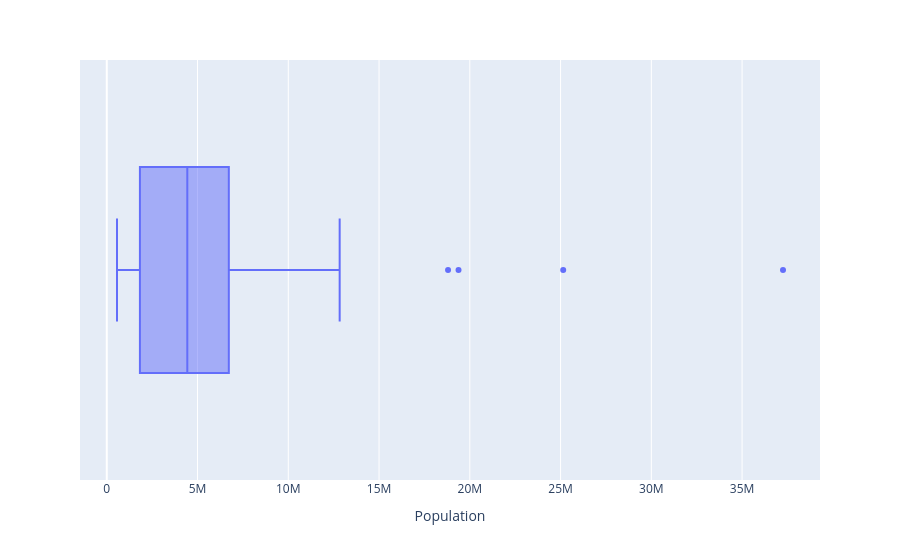

Notebook cell for this chart:
### Markdown cell above
### Boxplot (Plotly)
Interactive boxplot of state populations.

### Code cell
px.box(state, x="Population")

### Figure 1 — Plotly figure (JSON) as saved in the notebook; plotly's stock layout.template omitted (floating-point values rounded to 4 significant figures)
{"data": [{"alignmentgroup": "True", "hovertemplate": "Population=%{x}<extra></extra>", "legendgroup": "", "marker": {"color": "#636efa"}, "name": "", "notched": false, "offsetgroup": "", "orientation": "h", "showlegend": false, "type": "box", "x": [4779736, 710231, 6392017, 2915918, 37253956, 5029196, 3574097, 897934, 18801310, 9687653, 1360301, 1567582, 12830632, 6483802, 3046355, 2853118, 4339367, 4533372, 1328361, 5773552, 6547629, 9883640, 5303925, 2967297, 5988927, 989415, 1826341, 2700551, 1316470, 8791894, 2059179, 19378102, 9535483, 672591, 11536504, 3751351, 3831074, 12702379, 1052567, 4625364, 814180, 6346105, 25145561, 2763885, 625741, 8001024, 6724540, 1852994, 5686986, 563626], "x0": " ", "xaxis": "x", "y0": " ", "yaxis": "y"}], "layout": {"boxmode": "group", "legend": {"tracegroupgap": 0}, "margin": {"t": 60}, "xaxis": {"anchor": "y", "domain": [0, 1], "title": {"text": "Population"}}, "yaxis": {"anchor": "x", "domain": [0, 1]}}}
